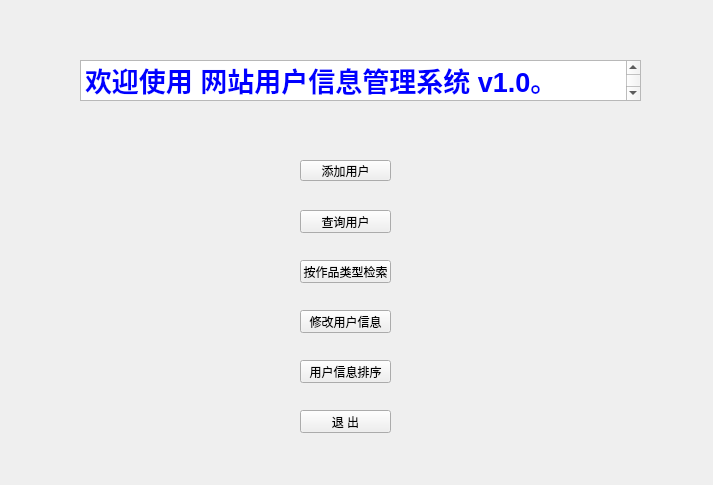
<?xml version="1.0" encoding="UTF-8"?>
<ui version="4.0">
 <class>MenuWidget</class>
 <widget class="QWidget" name="MenuWidget">
  <property name="geometry">
   <rect>
    <x>0</x>
    <y>0</y>
    <width>713</width>
    <height>485</height>
   </rect>
  </property>
  <property name="windowTitle">
   <string>Form</string>
  </property>
  <widget class="QPushButton" name="modifyButton">
   <property name="geometry">
    <rect>
     <x>300</x>
     <y>310</y>
     <width>91</width>
     <height>23</height>
    </rect>
   </property>
   <property name="text">
    <string>修改用户信息</string>
   </property>
  </widget>
  <widget class="QPushButton" name="checkButton">
   <property name="geometry">
    <rect>
     <x>300</x>
     <y>210</y>
     <width>91</width>
     <height>23</height>
    </rect>
   </property>
   <property name="text">
    <string>查询用户</string>
   </property>
  </widget>
  <widget class="QPushButton" name="sortButton">
   <property name="geometry">
    <rect>
     <x>300</x>
     <y>360</y>
     <width>91</width>
     <height>23</height>
    </rect>
   </property>
   <property name="text">
    <string>用户信息排序</string>
   </property>
  </widget>
  <widget class="QPushButton" name="addButton">
   <property name="geometry">
    <rect>
     <x>300</x>
     <y>160</y>
     <width>91</width>
     <height>21</height>
    </rect>
   </property>
   <property name="text">
    <string>添加用户</string>
   </property>
  </widget>
  <widget class="QPushButton" name="exitButton">
   <property name="geometry">
    <rect>
     <x>300</x>
     <y>410</y>
     <width>91</width>
     <height>23</height>
    </rect>
   </property>
   <property name="text">
    <string>退 出</string>
   </property>
  </widget>
  <widget class="QTextBrowser" name="textBrowser">
   <property name="geometry">
    <rect>
     <x>80</x>
     <y>60</y>
     <width>561</width>
     <height>41</height>
    </rect>
   </property>
   <property name="html">
    <string>&lt;!DOCTYPE HTML PUBLIC &quot;-//W3C//DTD HTML 4.0//EN&quot; &quot;http://www.w3.org/TR/REC-html40/strict.dtd&quot;&gt;
&lt;html&gt;&lt;head&gt;&lt;meta name=&quot;qrichtext&quot; content=&quot;1&quot; /&gt;&lt;style type=&quot;text/css&quot;&gt;
p, li { white-space: pre-wrap; }
&lt;/style&gt;&lt;/head&gt;&lt;body style=&quot; font-family:'SimSun'; font-size:9pt; font-weight:400; font-style:normal;&quot;&gt;
&lt;p style=&quot; margin-top:0px; margin-bottom:0px; margin-left:0px; margin-right:0px; -qt-block-indent:0; text-indent:0px;&quot;&gt;&lt;span style=&quot; font-family:'SimSun'; font-size:20pt; font-weight:600; color:#0000ff;&quot;&gt;欢迎使用 网站用户信息管理系统 v1.0。&lt;/span&gt;&lt;/p&gt;&lt;/body&gt;&lt;/html&gt;</string>
   </property>
  </widget>
  <widget class="QPushButton" name="typeSearchButton">
   <property name="geometry">
    <rect>
     <x>300</x>
     <y>260</y>
     <width>91</width>
     <height>23</height>
    </rect>
   </property>
   <property name="text">
    <string>按作品类型检索</string>
   </property>
  </widget>
 </widget>
 <resources/>
 <connections/>
</ui>
